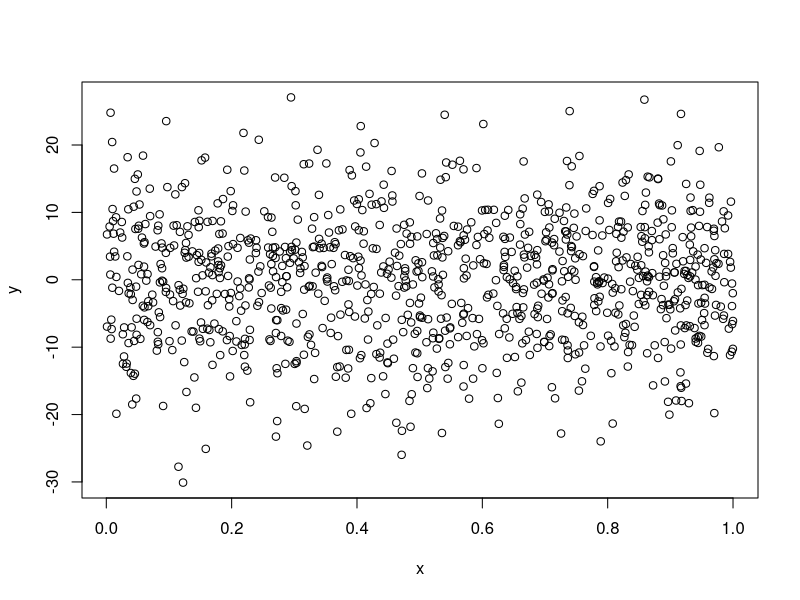

R code for this plot:
# This is a test using R and Github
# Rcode 

x <- runif(1000, min = 0, max = 1)
y <- rnorm(1000, mean = 0, sd = 10)
plot(x,y)

# Regression example 

epsilon <- rnorm(1000, 0, 1)
y <- x + epsilon

reg <- lm(y ~ x)
summary(reg)

# End of code